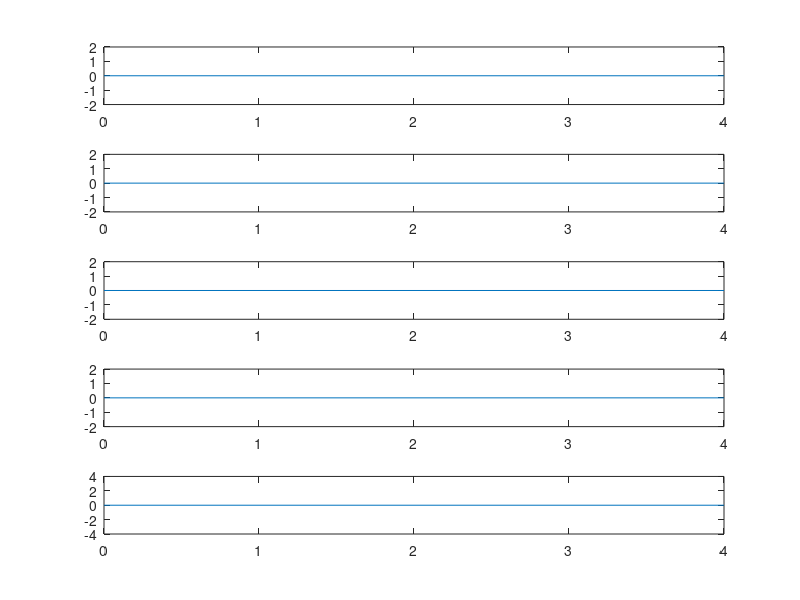

This figure's MATLAB source:
w1=input('Enter the value of w1: ');
d=[];
c=[];

w2=[w1 w1,
    w1 -w1];
w4=[w2 w2,
    w2 -w2];

c(1,:)=w4(1,:);
c(2,:)=w4(2,:);
c(3,:)=w4(3,:);
c(4,:)=w4(4,:);

for i=1:4
    a=input('Data: ','s');
       if(a=='0')
           d(i,:)=c(i,:).*[-1 -1 -1 -1];
       elseif(a=='1')
           d(i,:)=c(i,:).*[1 1 1 1];
       else
           d(i,:)=[0 0 0 0];
       end
end

r1=d(1,:)
r2=d(2,:)
r3=d(3,:)
r4=d(4,:)

channel=r1+r2+r3+r4

for i=1:4
x=[];
y=[];
for j=1:4
    x=[x j-1 j];
    y=[y d(i,j) d(i,j)];
end
subplot(5,1,i);
plot(x,y),axis([0,4,-2,2]);
end

x=[];
y=[];
for i=1:4
    x=[x i-1 i];
    if(channel(i)==0)
        y=[y 0 0];
    else
        y=[y channel(i) channel(i)];
    end
end
subplot(5,1,5);
plot(x,y),axis([0,4,-4,4]);
